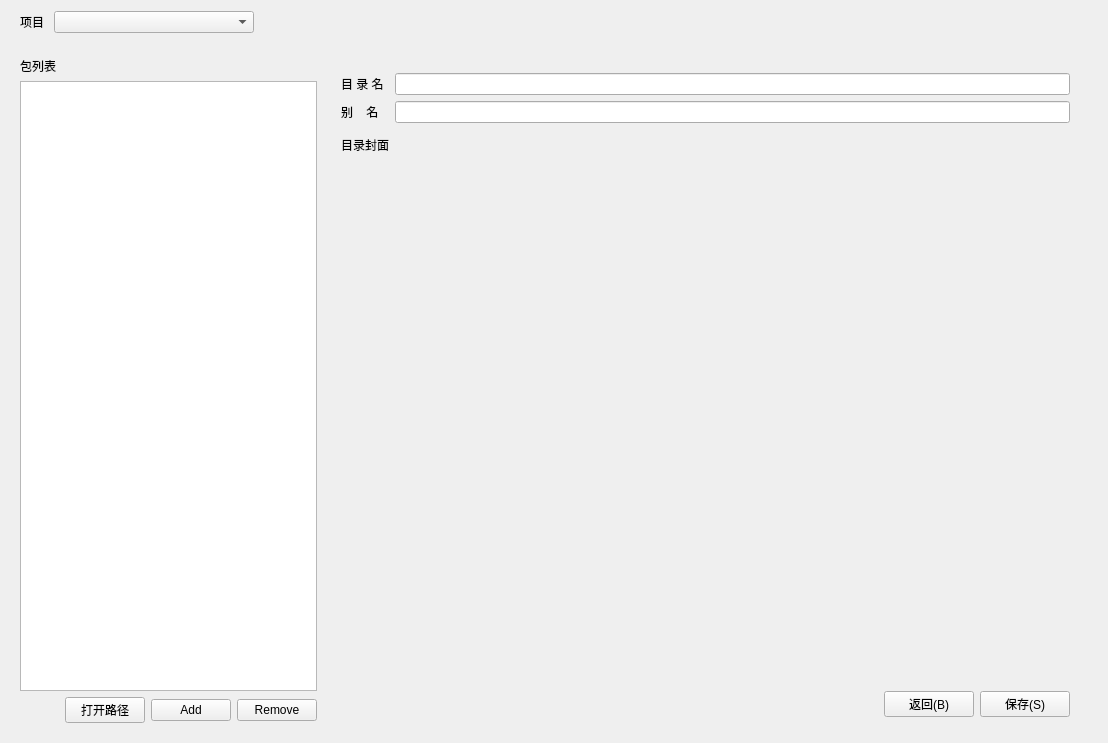
           <widget class="QWidget" name="pageBundleEdit">
            <layout class="QVBoxLayout" name="verticalLayout_44">
             <item>
              <widget class="QWidget" name="widget_50" native="true">
               <property name="minimumSize">
                <size>
                 <width>0</width>
                 <height>20</height>
                </size>
               </property>
               <property name="maximumSize">
                <size>
                 <width>16777215</width>
                 <height>16777215</height>
                </size>
               </property>
               <layout class="QHBoxLayout" name="horizontalLayout_24">
                <property name="topMargin">
                 <number>0</number>
                </property>
                <property name="bottomMargin">
                 <number>0</number>
                </property>
                <item>
                 <widget class="QLabel" name="label_52">
                  <property name="text">
                   <string>项目 </string>
                  </property>
                 </widget>
                </item>
                <item>
                 <widget class="QComboBox" name="cbBundleProjectList">
                  <property name="minimumSize">
                   <size>
                    <width>200</width>
                    <height>0</height>
                   </size>
                  </property>
                 </widget>
                </item>
                <item>
                 <spacer name="horizontalSpacer_25">
                  <property name="orientation">
                   <enum>Qt::Horizontal</enum>
                  </property>
                  <property name="sizeHint" stdset="0">
                   <size>
                    <width>40</width>
                    <height>20</height>
                   </size>
                  </property>
                 </spacer>
                </item>
               </layout>
              </widget>
             </item>
             <item>
              <widget class="QWidget" name="widget_49" native="true">
               <layout class="QHBoxLayout" name="horizontalLayout_29">
                <property name="leftMargin">
                 <number>9</number>
                </property>
                <item>
                 <widget class="QWidget" name="widget_51" native="true">
                  <property name="minimumSize">
                   <size>
                    <width>300</width>
                    <height>0</height>
                   </size>
                  </property>
                  <property name="maximumSize">
                   <size>
                    <width>400</width>
                    <height>16777215</height>
                   </size>
                  </property>
                  <layout class="QVBoxLayout" name="verticalLayout_45">
                   <property name="leftMargin">
                    <number>0</number>
                   </property>
                   <property name="bottomMargin">
                    <number>0</number>
                   </property>
                   <item>
                    <widget class="QLabel" name="label_48">
                     <property name="text">
                      <string>包列表 </string>
                     </property>
                    </widget>
                   </item>
                   <item>
                    <widget class="QListWidget" name="lwBundleEditList"/>
                   </item>
                   <item>
                    <widget class="QWidget" name="widget_52" native="true">
                     <layout class="QHBoxLayout" name="horizontalLayout_28">
                      <property name="topMargin">
                       <number>0</number>
                      </property>
                      <property name="rightMargin">
                       <number>0</number>
                      </property>
                      <property name="bottomMargin">
                       <number>0</number>
                      </property>
                      <item>
                       <spacer name="horizontalSpacer_26">
                        <property name="orientation">
                         <enum>Qt::Horizontal</enum>
                        </property>
                        <property name="sizeHint" stdset="0">
                         <size>
                          <width>36</width>
                          <height>20</height>
                         </size>
                        </property>
                       </spacer>
                      </item>
                      <item>
                       <widget class="QPushButton" name="pbBundleOpenPath">
                        <property name="text">
                         <string>打开路径</string>
                        </property>
                       </widget>
                      </item>
                      <item>
                       <widget class="QPushButton" name="pbBundleEditAdd">
                        <property name="text">
                         <string>Add</string>
                        </property>
                       </widget>
                      </item>
                      <item>
                       <widget class="QPushButton" name="pbBundleEditRemove">
                        <property name="text">
                         <string>Remove</string>
                        </property>
                       </widget>
                      </item>
                     </layout>
                    </widget>
                   </item>
                  </layout>
                 </widget>
                </item>
                <item>
                 <widget class="QWidget" name="widget_53" native="true">
                  <layout class="QVBoxLayout" name="verticalLayout_46">
                   <property name="leftMargin">
                    <number>0</number>
                   </property>
                   <property name="topMargin">
                    <number>0</number>
                   </property>
                   <property name="bottomMargin">
                    <number>0</number>
                   </property>
                   <item>
                    <widget class="QWidget" name="widget_55" native="true">
                     <property name="minimumSize">
                      <size>
                       <width>747</width>
                       <height>583</height>
                      </size>
                     </property>
                     <layout class="QFormLayout" name="formLayout">
                      <property name="topMargin">
                       <number>25</number>
                      </property>
                      <property name="bottomMargin">
                       <number>6</number>
                      </property>
                      <item row="0" column="0">
                       <widget class="QLabel" name="label_53">
                        <property name="text">
                         <string>目 录 名</string>
                        </property>
                       </widget>
                      </item>
                      <item row="0" column="1">
                       <widget class="QLineEdit" name="lbFolderUuid"/>
                      </item>
                      <item row="1" column="0">
                       <widget class="QLabel" name="label_54">
                        <property name="text">
                         <string>别    名</string>
                        </property>
                       </widget>
                      </item>
                      <item row="1" column="1">
                       <widget class="QLineEdit" name="lbFolderName"/>
                      </item>
                      <item row="2" column="0">
                       <widget class="QLabel" name="label_55">
                        <property name="text">
                         <string>目录封面</string>
                        </property>
                       </widget>
                      </item>
                      <item row="2" column="1">
                       <widget class="QWidget" name="widget_54" native="true">
                        <property name="minimumSize">
                         <size>
                          <width>573</width>
                          <height>500</height>
                         </size>
                        </property>
                        <property name="maximumSize">
                         <size>
                          <width>16777215</width>
                          <height>450</height>
                         </size>
                        </property>
                        <layout class="QHBoxLayout" name="horizontalLayout_30">
                         <property name="topMargin">
                          <number>0</number>
                         </property>
                         <property name="bottomMargin">
                          <number>0</number>
                         </property>
                         <item>
                          <widget class="QWidget" name="wBanner1" native="true">
                           <property name="minimumSize">
                            <size>
                             <width>190</width>
                             <height>0</height>
                            </size>
                           </property>
                           <property name="maximumSize">
                            <size>
                             <width>190</width>
                             <height>16777215</height>
                            </size>
                           </property>
                           <layout class="QVBoxLayout" name="verticalLayout_47">
                            <property name="leftMargin">
                             <number>0</number>
                            </property>
                            <property name="topMargin">
                             <number>9</number>
                            </property>
                            <property name="rightMargin">
                             <number>6</number>
                            </property>
                            <property name="bottomMargin">
                             <number>0</number>
                            </property>
                           </layout>
                          </widget>
                         </item>
                         <item>
                          <spacer name="horizontalSpacer_28">
                           <property name="orientation">
                            <enum>Qt::Horizontal</enum>
                           </property>
                           <property name="sizeType">
                            <enum>QSizePolicy::Preferred</enum>
                           </property>
                           <property name="sizeHint" stdset="0">
                            <size>
                             <width>50</width>
                             <height>20</height>
                            </size>
                           </property>
                          </spacer>
                         </item>
                         <item>
                          <widget class="QWidget" name="wBanner2" native="true">
                           <property name="minimumSize">
                            <size>
                             <width>190</width>
                             <height>0</height>
                            </size>
                           </property>
                           <property name="maximumSize">
                            <size>
                             <width>190</width>
                             <height>16777215</height>
                            </size>
                           </property>
                           <layout class="QVBoxLayout" name="verticalLayout_48">
                            <property name="leftMargin">
                             <number>0</number>
                            </property>
                            <property name="topMargin">
                             <number>9</number>
                            </property>
                            <property name="rightMargin">
                             <number>6</number>
                            </property>
                            <property name="bottomMargin">
                             <number>0</number>
                            </property>
                           </layout>
                          </widget>
                         </item>
                         <item>
                          <spacer name="horizontalSpacer_27">
                           <property name="orientation">
                            <enum>Qt::Horizontal</enum>
                           </property>
                           <property name="sizeHint" stdset="0">
                            <size>
                             <width>129</width>
                             <height>20</height>
                            </size>
                           </property>
                          </spacer>
                         </item>
                        </layout>
                       </widget>
                      </item>
                     </layout>
                    </widget>
                   </item>
                   <item>
                    <spacer name="verticalSpacer_6">
                     <property name="orientation">
                      <enum>Qt::Vertical</enum>
                     </property>
                     <property name="sizeHint" stdset="0">
                      <size>
                       <width>20</width>
                       <height>40</height>
                      </size>
                     </property>
                    </spacer>
                   </item>
                   <item>
                    <widget class="QWidget" name="widget_56" native="true">
                     <layout class="QHBoxLayout" name="horizontalLayout_31">
                      <property name="leftMargin">
                       <number>20</number>
                      </property>
                      <property name="topMargin">
                       <number>10</number>
                      </property>
                      <property name="bottomMargin">
                       <number>6</number>
                      </property>
                      <item>
                       <widget class="QLabel" name="lbBundleMessage">
                        <property name="styleSheet">
                         <string notr="true">color: rgb(255, 113, 11);</string>
                        </property>
                        <property name="text">
                         <string/>
                        </property>
                       </widget>
                      </item>
                      <item>
                       <widget class="QPushButton" name="pbBundleBack">
                        <property name="minimumSize">
                         <size>
                          <width>90</width>
                          <height>0</height>
                         </size>
                        </property>
                        <property name="maximumSize">
                         <size>
                          <width>90</width>
                          <height>16777215</height>
                         </size>
                        </property>
                        <property name="text">
                         <string>返回(B)</string>
                        </property>
                       </widget>
                      </item>
                      <item>
                       <widget class="QPushButton" name="pbBundleSave">
                        <property name="minimumSize">
                         <size>
                          <width>90</width>
                          <height>0</height>
                         </size>
                        </property>
                        <property name="maximumSize">
                         <size>
                          <width>90</width>
                          <height>16777215</height>
                         </size>
                        </property>
                        <property name="text">
                         <string>保存(S)</string>
                        </property>
                       </widget>
                      </item>
                     </layout>
                    </widget>
                   </item>
                  </layout>
                 </widget>
                </item>
               </layout>
              </widget>
             </item>
            </layout>
           </widget>
